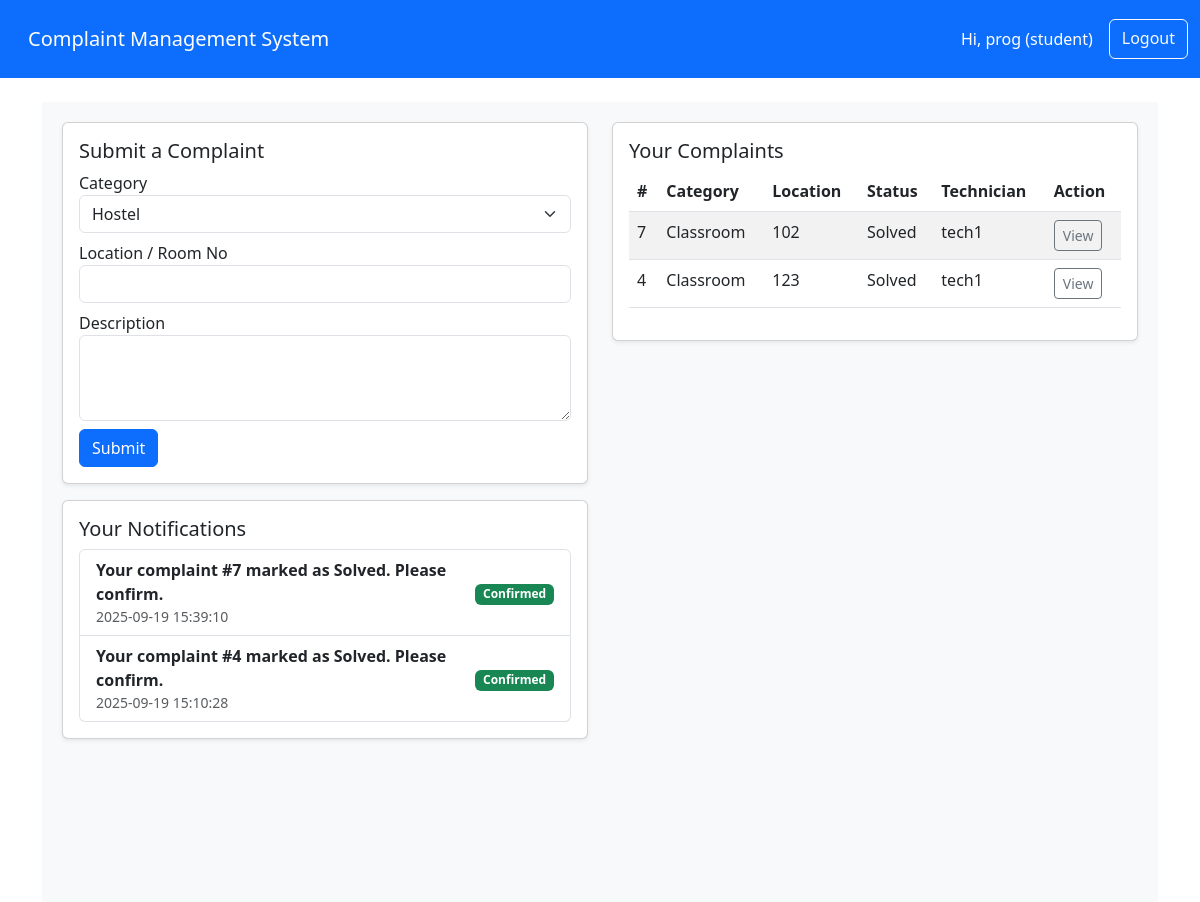
The page /student/dashboard (signed in) on the database its author committed.
### tables this page shows
CREATE TABLE users (
        id INTEGER PRIMARY KEY AUTOINCREMENT,
        username TEXT UNIQUE NOT NULL,
        password_hash TEXT NOT NULL,
        role TEXT NOT NULL CHECK(role IN ('admin','technician','student')),
        created_at DATETIME DEFAULT CURRENT_TIMESTAMP
    );

CREATE TABLE notifications (
        id INTEGER PRIMARY KEY AUTOINCREMENT,
        user_id INTEGER NOT NULL,
        message TEXT NOT NULL,
        confirmed INTEGER DEFAULT 0,
        created_at DATETIME DEFAULT CURRENT_TIMESTAMP,
        FOREIGN KEY(user_id) REFERENCES users(id)
    );

CREATE TABLE complaints (
        id INTEGER PRIMARY KEY AUTOINCREMENT,
        student_id INTEGER NOT NULL,
        technician_id INTEGER,
        category TEXT NOT NULL,
        location TEXT,
        description TEXT,
        status TEXT DEFAULT 'Pending',
        created_at DATETIME DEFAULT CURRENT_TIMESTAMP,
        FOREIGN KEY(student_id) REFERENCES users(id),
        FOREIGN KEY(technician_id) REFERENCES users(id)
    );

### app.py (the view)
@app.route('/student/dashboard')
@login_required(role='student')
def student_dashboard():
    db = get_db()
    user_id = session['user']
    cur = db.execute("""SELECT c.*, u.username as student_username, t.username as technician_username
                        FROM complaints c
                        LEFT JOIN users u ON u.id = c.student_id
                        LEFT JOIN users t ON t.id = c.technician_id
                        WHERE c.student_id = ? ORDER BY c.created_at DESC""", (user_id,))
    complaints = cur.fetchall()
    cur = db.execute("SELECT * FROM notifications WHERE user_id = ? ORDER BY created_at DESC", (user_id,))
    notifications = cur.fetchall()
    return render_template('student_dashboard.html', complaints=complaints, notifications=notifications)

### app.py (called while the page is built)
def get_db():
    db = getattr(g, '_database', None)
    if db is None:
        db = g._database = sqlite3.connect(DATABASE)
        db.row_factory = sqlite3.Row
    return db

@app.teardown_appcontext
def close_connection(exception):
    db = getattr(g, '_database', None)
    if db is not None:
        db.close()

def login_required(role=None):
    def decorator(f):
        @wraps(f)
        def wrapped(*args, **kwargs):
            if 'user' not in session:
                return redirect(url_for('login'))
            if role and session.get('role') != role:
                flash("Unauthorized access", "danger")
                return redirect(url_for('login'))
            return f(*args, **kwargs)
        return wrapped
    return decorator

### templates/student_dashboard.html (shortened to what this page needs)
{% extends 'layout.html' %}
{% block content %}
<div class="dashboard-body">
  <div class="row">
    <div class="col-md-6">
      <div class="card shadow-sm mb-3">
        <div class="card-body">
          <h5>Submit a Complaint</h5>
          <form method="post" action="{{ url_for('submit_complaint') }}">
            <div class="mb-2">
              <label>Category</label>
              <select name="category" class="form-select">
                <option>Hostel</option>
              </select>
            </div>
            <div class="mb-2">
              <label>Location / Room No</label>
              <input name="location" class="form-control">
            </div>
            <div class="mb-2">
              <label>Description</label>
              <textarea name="description" class="form-control" rows="3"></textarea>
            </div>
            <button class="btn btn-primary">Submit</button>
          </form>
        </div>
      </div>
      <div class="card shadow-sm">
        <div class="card-body">
          <h5>Your Notifications</h5>
          {% if notifications %}
            <ul class="list-group">
              {% for n in notifications %}
                <li class="list-group-item d-flex justify-content-between align-items-center">
                  <div>
                    <strong>{{ n['message'] }}</strong>
                    <div class="small text-muted">{{ n['created_at'] }}</div>
                  </div>
                  <div>
                    {% if n['confirmed'] == 0 %}
                      <form method="post" action="{{ url_for('confirm_notification', noti_id=n['id']) }}">
                        <button class="btn btn-sm btn-success">Confirm</button>
                      </form>
                    {% else %}
                      <span class="badge bg-success">Confirmed</span>
                    {% endif %}
                  </div>
                </li>
              {% endfor %}
            </ul>
          {% else %}
            <p class="text-muted">No notifications</p>
          {% endif %}
        </div>
      </div>
    </div>
    <div class="col-md-6">
      <div class="card shadow-sm">
        <div class="card-body">
          <h5>Your Complaints</h5>
          {% if complaints %}
            <table class="table table-striped">
              <thead>
                <tr>
                  <th>#</th>
                  <th>Category</th>
                  <th>Location</th>
                  <th>Status</th>
                  <th>Technician</th>
                  <th>Action</th>
                </tr>
              </thead>
              <tbody>
              {% for c in complaints %}
                <tr>
                  <td>{{ c['id'] }}</td>
                  <td>{{ c['category'] }}</td>
                  <td>{{ c['location'] }}</td>
                  <td>{{ c['status'] }}</td>
                  <td>{{ c['technician_username'] or 'Not assigned' }}</td>
                  <td>
                    <button class="btn btn-sm btn-outline-secondary" onclick="viewDetail({{ c['id'] }})">
                      View
                    </button>
                  </td>
                </tr>
              {% endfor %}
              </tbody>
            </table>
          {% else %}
            <p class="text-muted">No complaints yet</p>
          {% endif %}
        </div>
      </div>
    </div>
  </div>
</div>
{% endblock %}

### templates/layout.html (shortened to what this page needs)
<!doctype html>
<html lang="en">
  <head>
    <link href="https://cdn.jsdelivr.net/npm/bootstrap@5.3.0/dist/css/bootstrap.min.css" rel="stylesheet">
  </head>
  <body>
    <nav class="navbar navbar-expand-lg navbar-dark bg-primary">
      <div class="container-fluid">
        <a class="navbar-brand p-3" href="#">Complaint Management System</a>
        <div class="d-flex">
          {% if session.get('username') %}
            <span class="navbar-text me-3 text-white">Hi, {{ session.get('username') }} ({{ session.get('role') }})</span>
            <a class="btn btn-outline-light" href="{{ url_for('logout') }}">Logout</a>
          {% else %}
            <a class="btn btn-outline-light " href="{{ url_for('login') }}">Login</a>
          {% endif %}
        </div>
      </div>
    </nav>
    <div class="container mt-4">
      {% block content %}{% endblock %}
    </div>
  </body>
</html>

### templates/student_dashboard.html (style rules this page uses)
.dashboard-body { background-color: #f8f9fa; min-height: 100vh; padding: 20px; }

### rows shown on the page
users: get "prog", get "student"
notifications: message "Your complaint #7 marked as Solved. Please confirm.", created_at "2025-09-19 15:39:10", confirmed "Confirmed"
notifications: message "Your complaint #4 marked as Solved. Please confirm.", created_at "2025-09-19 15:10:28", confirmed "Confirmed"
complaints: id "7", category "Classroom", location "102", status "Solved", username "tech1"
complaints: id "4", category "Classroom", location "123", status "Solved", username "tech1"
